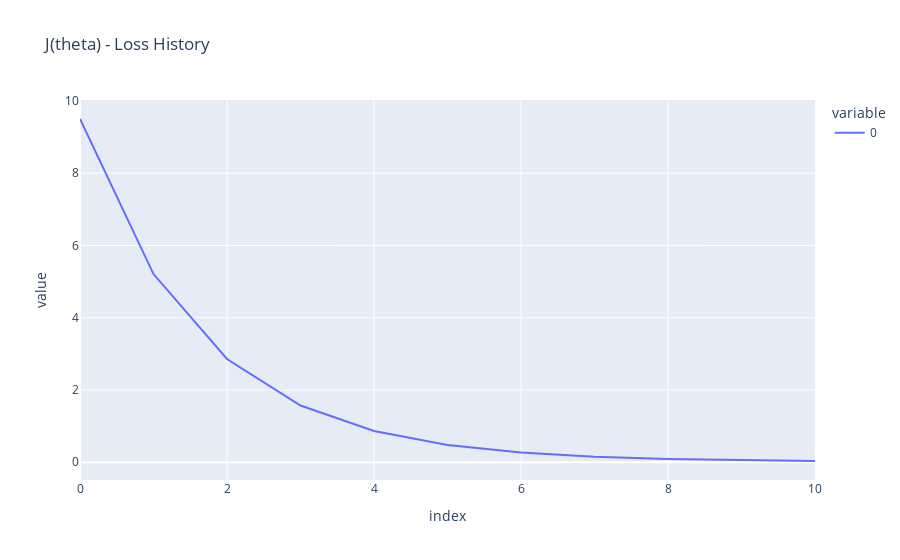

Write notebook code for a chart like this one.
### Markdown cell above
## Task 4: Gradient Descent
Below is a simple vectorized impl. of GD that *CAN* be used as a starting point. 
Please make sure you understand exactly HOW it works (so that you could have implemented one yourself).
(Note that it uses a augmented matrix to skip the bias term).

1) Change the code to handle the bias parameter directly. (No agumented matrix).
2) Change the code to use Stochastic Gradient Descent with mini-batches. (Batch size should be 2 or more).
3) Re-organize the code and add numba as to make the SGD go pew pew (faster). To make it easier for yourself - numba does not play nice with Jupyter, so consider running it in its own python file.
4) *OPTIONAL* numba also supports GPU (https://numba.readthedocs.io/en/stable/cuda) implement GPU acceleration for SDG. (again: numba dont like notebooks)

Numba: https://numba.readthedocs.io/en/stable/

### Code cell
import numpy as np
import plotly.express as px

# Vectorized GD without augmented matrix: handle bias separately
def predict(theta, bias, X):
    return X.dot(theta) + bias

def J_squared_residual(theta, bias, X, y):
    h = predict(theta, bias, X)
    return ((h - y)**2).sum()

def gradient_J_squared_residual(theta, bias, X, y):
    h = predict(theta, bias, X)
    error = (h - y)                         # shape (m,1)
    grad_theta = X.T.dot(error)            # shape (n_features,1)
    grad_bias = np.sum(error)              # scalar
    return grad_theta, grad_bias

# the dataset: plain features (no column of ones) and targets
X = np.array([[0.5], [1.0], [2.0]])    # shape (m, n_features)
y = np.array([[1.0], [1.5], [2.5]])    # shape (m, 1)
m, n_features = X.shape

# variables we need
theta = np.zeros((n_features, 1))    # weight vector (n_features,1)
bias = 0.0                           # scalar bias
learning_rate = 0.1

# run GD
j_history = []
n_iters = 10
for it in range(n_iters):
    j = J_squared_residual(theta, bias, X, y)
    j_history.append(j)

    grad_theta, grad_bias = gradient_J_squared_residual(theta, bias, X, y)

    # mean gradients
    grad_theta = (1/m) * grad_theta
    grad_bias = (1/m) * grad_bias

    # parameter updates
    theta = theta - learning_rate * grad_theta
    bias = bias - learning_rate * grad_bias

print("theta shape:", theta.shape)

# append the final result.
j = J_squared_residual(theta, bias, X, y)
j_history.append(j)
print("The L2 error (sum squared residuals) is: {:.6f}".format(j))

# find the L1 error.
y_pred = predict(theta, bias, X)
l1_error = np.abs(y_pred - y).sum()
print("The L1 error is: {:.6f}".format(l1_error))

# Find the R^2 
u = ((y - y_pred)**2).sum()
v = ((y - y.mean())**2).sum()
print("R^2: {:.6f}".format(1 - (u/v)))

# plot the result
fig = px.line(j_history, title="J(theta) - Loss History")
fig.show()

### Figure 1 — Plotly figure (JSON) as saved in the notebook; plotly's stock layout.template omitted (floating-point values rounded to 4 significant figures)
{"data": [{"hovertemplate": "variable=0<br>index=%{x}<br>value=%{y}<extra></extra>", "legendgroup": "0", "line": {"color": "#636efa", "dash": "solid"}, "marker": {"symbol": "circle"}, "mode": "lines", "name": "0", "orientation": "v", "showlegend": true, "type": "scatter", "x": [0, 1, 2, 3, 4, 5, 6, 7, 8, 9, 10], "xaxis": "x", "y": [9.5, 5.208, 2.858, 1.571, 0.866, 0.4799, 0.2684, 0.1524, 0.08868, 0.05366, 0.03433], "yaxis": "y"}], "layout": {"legend": {"title": {"text": "variable"}, "tracegroupgap": 0}, "title": {"text": "J(theta) - Loss History"}, "xaxis": {"anchor": "y", "domain": [0, 1], "title": {"text": "index"}}, "yaxis": {"anchor": "x", "domain": [0, 1], "title": {"text": "value"}}}}
